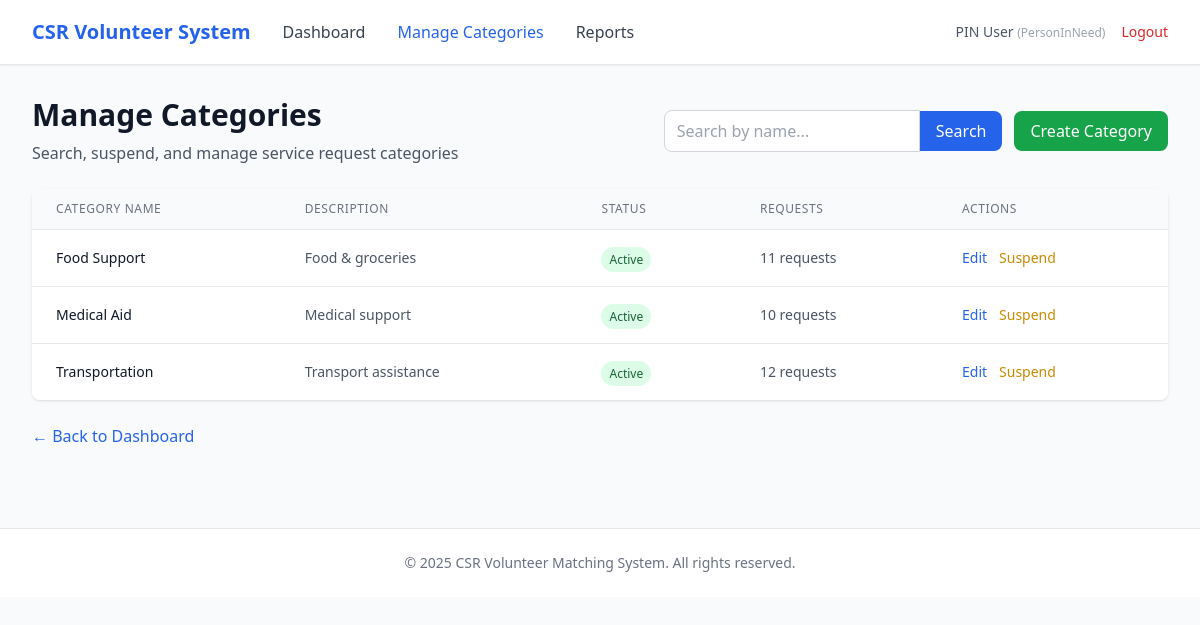
Page /pm/categories (signed in) on the committed database.
### app/entity/user_account.py (models this page shows, shortened)
class UserAccount(UserMixin, db.Model):
    __tablename__ = "user_accounts"
    userID = db.Column(db.Integer, primary_key=True, autoincrement=True)  # explicit auto increment
    name = db.Column(db.String(100), nullable=False)
    email = db.Column(db.String(120), nullable=False, unique=True, index=True)
    _password = db.Column("password", db.String(255), nullable=False)
    age = db.Column(db.Integer)
    phoneNumber = db.Column(db.String(20))
    isActive = db.Column(db.Boolean, default=True)
    profileID = db.Column(db.Integer, db.ForeignKey("user_profiles.profileID"), nullable=False)
    profile = db.relationship("UserProfile", back_populates="users", lazy=True)
    @property
    def password(self):
        raise AttributeError("Password is write-only.")
    @password.setter
    def password(self, raw):
        self._password = generate_password_hash(raw)

### app/entity/user_profile.py (models this page shows)
class UserProfile(db.Model):
    __tablename__ = "user_profiles"
    profileID   = db.Column(db.Integer, primary_key=True, autoincrement=True)  # explicit auto increment
    profileName = db.Column(db.String(50), nullable=False, unique=True)
    description = db.Column(db.String(255))
    isActive    = db.Column(db.Boolean, default=True)
    users = db.relationship("UserAccount", back_populates="profile", lazy=True)

### app/entity/category.py (models this page shows)
class Category(db.Model):
    __tablename__ = "categories"
    categoryID   = db.Column(db.Integer, primary_key=True)
    categoryName = db.Column(db.String(100), nullable=False, unique=True)
    description  = db.Column(db.String(255))
    isActive     = db.Column(db.Boolean, default=True)
    requests = db.relationship("Request", back_populates="category", lazy=True)

### app/boundary/routes.py (the view)
@boundary_bp.route("/pm/categories")
@login_required
def pm_categories():
    from app.control.platform_searchCategory_controller import PlatformSearchCategoryController
    from app.entity.category import Category
    q = request.args.get("q", "").strip()
    page = request.args.get("page", 1, type=int)
    per_page = 10
    if q:
        query = Category.query.filter(Category.categoryName.ilike(f"%{q}%"))
    else:
        query = Category.query
    pagination = query.order_by(Category.categoryName.asc()).paginate(
        page=page, per_page=per_page, error_out=False
    )
    return render_template(
        "pm/categories.html",
        categories=pagination.items,
        pagination=pagination,
        q=q
    )

### app/entity/user_account.py (called while the page is built)
@login_manager.user_loader
def load_user(user_id):
    return UserAccount.query.get(int(user_id))

### app/templates/pm/categories.html (shortened to what this page needs)
{% extends "base.html" %}
{% block nav_links %}
<a href="{{ url_for('boundary.pm_dashboard') }}" class="text-gray-700 hover:text-primary">Dashboard</a>
<a href="{{ url_for('boundary.pm_categories') }}" class="text-primary font-medium">Manage Categories</a>
<a href="{{ url_for('boundary.pm_reports') }}" class="text-gray-700 hover:text-primary">Reports</a>
{% endblock %}
{% block content %}
<div class="mb-6 flex justify-between items-center flex-wrap gap-4">
    <div>
        <h1 class="text-3xl font-bold text-gray-900">Manage Categories</h1>
        <p class="text-gray-600 mt-2">Search, suspend, and manage service request categories</p>
    </div>
    <div class="flex items-center gap-3">
        <form method="GET" action="{{ url_for('boundary.pm_categories') }}" class="flex items-center">
            <input type="text"
                   name="q"
                   value="{{ q }}"
                   placeholder="Search by name..."
                   class="px-3 py-2 border border-gray-300 rounded-l-lg focus:ring-2 focus:ring-primary focus:border-transparent w-48 sm:w-64">
            <button type="submit"
                    class="px-4 py-2 bg-primary text-white rounded-r-lg hover:bg-blue-700 transition">
                Search
            </button>
        </form>
        <a href="{{ url_for('boundary.pm_create_category') }}"
           class="px-4 py-2 bg-green-600 text-white rounded-lg hover:bg-green-700 transition">
            Create Category
        </a>
    </div>
</div>
<div class="bg-white rounded-lg shadow overflow-hidden">
    <table class="min-w-full divide-y divide-gray-200">
        <thead class="bg-gray-50">
            <tr>
                <th class="px-6 py-3 text-left text-xs font-medium text-gray-500 uppercase tracking-wider">Category Name</th>
                <th class="px-6 py-3 text-left text-xs font-medium text-gray-500 uppercase tracking-wider">Description</th>
                <th class="px-6 py-3 text-left text-xs font-medium text-gray-500 uppercase tracking-wider">Status</th>
                <th class="px-6 py-3 text-left text-xs font-medium text-gray-500 uppercase tracking-wider">Requests</th>
                <th class="px-6 py-3 text-left text-xs font-medium text-gray-500 uppercase tracking-wider">Actions</th>
            </tr>
        </thead>
        <tbody class="bg-white divide-y divide-gray-200">
            {% for category in categories %}
            <tr>
                <td class="px-6 py-4 whitespace-nowrap">
                    <div class="text-sm font-medium text-gray-900">{{ category.categoryName }}</div>
                </td>
                <td class="px-6 py-4">
                    <div class="text-sm text-gray-600">{{ category.description or 'No description' }}</div>
                </td>
                <td class="px-6 py-4 whitespace-nowrap">
                    {% if category.isActive %}
                        <span class="px-2 py-1 text-xs font-medium rounded-full bg-green-100 text-green-800">Active</span>
                    {% else %}
                        <span class="px-2 py-1 text-xs font-medium rounded-full bg-red-100 text-red-800">Inactive</span>
                    {% endif %}
                </td>
                <td class="px-6 py-4 whitespace-nowrap">
                    <div class="text-sm text-gray-600">{{ category.requests|length }} requests</div>
                </td>
                <td class="px-6 py-4 whitespace-nowrap text-sm">
                    <div class="flex gap-3">
                        <a href="{{ url_for('boundary.pm_edit_category', category_id=category.categoryID) }}"
                           class="text-blue-600 hover:text-blue-800">Edit</a>
                        {% if category.isActive %}
                        <form method="POST" action="{{ url_for('boundary.pm_suspend_category', category_id=category.categoryID) }}" class="inline">
                            <button type="submit"
                                    onclick="return confirm('Suspend this category? It will be unavailable for new requests.')"
                                    class="text-yellow-600 hover:text-yellow-800">
                                Suspend
                            </button>
                        </form>
                        {% endif %}
                    </div>
                </td>
            </tr>
            {% endfor %}
        </tbody>
    </table>
</div>
<div class="mt-6">
    <a href="{{ url_for('boundary.pm_dashboard') }}" class="text-primary hover:text-blue-700">
        ← Back to Dashboard
    </a>
</div>
{% endblock %}

### app/templates/base.html (shortened to what this page needs)
<!DOCTYPE html>
<html lang="en">
<head>
    <script src="https://cdn.tailwindcss.com"></script>
</head>
<body class="bg-gray-50 min-h-screen">
    {% if current_user.is_authenticated %}
    <nav class="bg-white shadow-sm border-b border-gray-200">
        <div class="max-w-7xl mx-auto px-4 sm:px-6 lg:px-8">
            <div class="flex justify-between items-center h-16">
                <div class="flex items-center gap-8">
                    <a href="{{ url_for('boundary.login') }}" class="text-xl font-bold text-primary">
                        CSR Volunteer System
                    </a>
                    {% block nav_links %}{% endblock %}
                </div>
                <div class="flex items-center gap-4">
                    <span class="text-sm text-gray-600">
                        {{ current_user.name }}
                        <span class="text-xs text-gray-400">({{ current_user.profile.profileName }})</span>
                    </span>
                    <a href="{{ url_for('boundary.logout') }}" class="text-sm text-red-600 hover:text-red-700">
                        Logout
                    </a>
                </div>
            </div>
        </div>
    </nav>
    {% endif %}
    <main class="max-w-7xl mx-auto px-4 sm:px-6 lg:px-8 py-8">
        {% block content %}{% endblock %}
    </main>
    <footer class="bg-white border-t border-gray-200 mt-12">
        <div class="max-w-7xl mx-auto px-4 sm:px-6 lg:px-8 py-6">
            <p class="text-center text-sm text-gray-500">
                &copy; 2025 CSR Volunteer Matching System. All rights reserved.
            </p>
        </div>
    </footer>
</body>
</html>

### rows in the picture
UserAccount: name "PIN User"
UserProfile: profile.profileName "PersonInNeed"
Category: categoryName "Food Support", description "Food & groceries", isActive "Active", requests|length "11"
Category: categoryName "Medical Aid", description "Medical support", isActive "Active", requests|length "10"
Category: categoryName "Transportation", description "Transport assistance", isActive "Active", requests|length "12"
